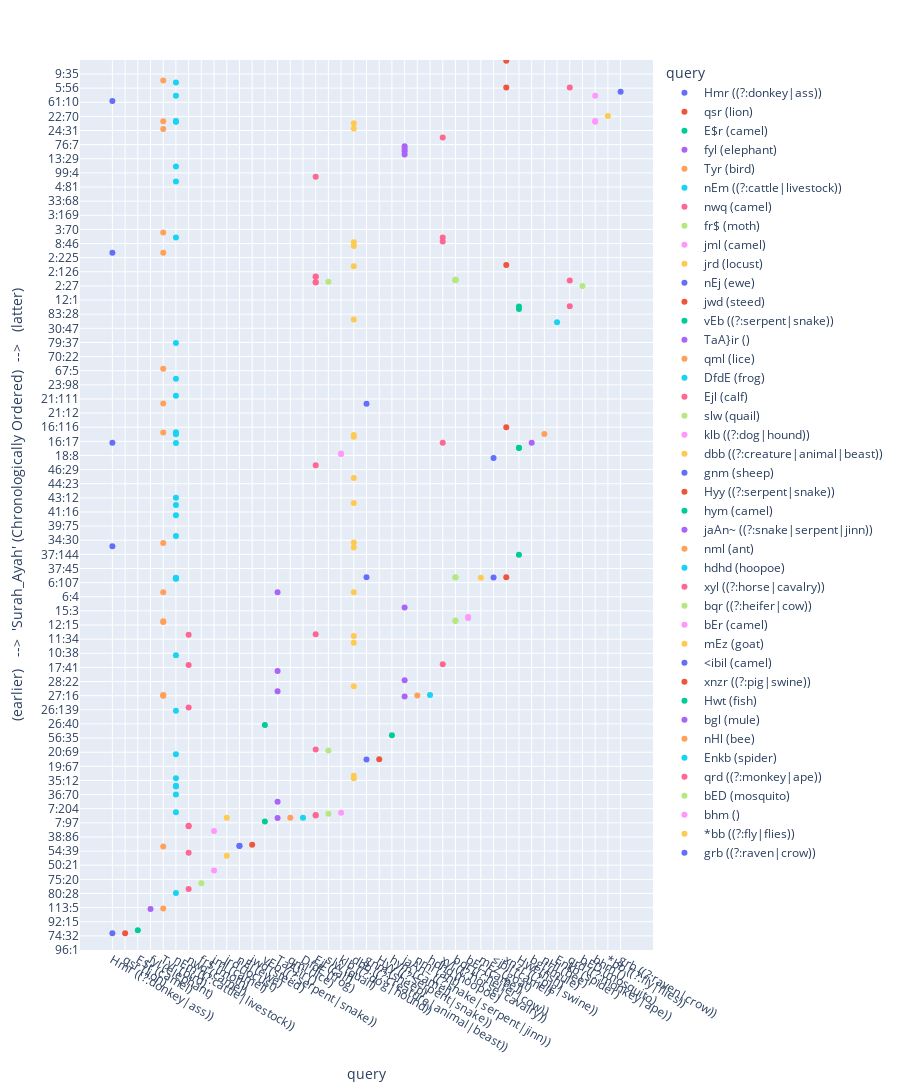

Here is the notebook cell this chart was saved with:
### Markdown cell above
## try aggregate
following script shows names of animals from the above defined list which occur in the Quran:

### Code cell
from qChronolyze import querize

querize(
    
    ### uncomment whichever concept you want to display

    [
        # [{'vrsDis': 0, 'strL': [{'stri': 'maAruwt', 'flt': 'marut'}]}],
        # {'TwE': '(?<!be )[Oo]bey'},
        # *angels,
        # *spirituals,
        # *shirk,
        # *salah
        # *mamluk_yaman
        # *nisa
        # *ahl_kitab
        # *jhd
        # *ruh
        # *fadl
        # *zann,
        *animals,
        # *foreign_vocabs
        
    ],
    
    ### uncomment chosen name for saved obsidian md file
     
    # 'zann',
    # 'spirituals',
    # 'firawn_taghut',
    # 'fadl',
    # 'ruh',
    # 'jhd_qtl',
    # 'ahl_kitab',
    # 'firawn_taghut',
    # 'nisa',
    # 'mamluk_yaman',
    # 'salah',
    # 'obedience',
    # 'shirk',
    # 'iman_islam',
    # "anbiya",
    # "foreign_vocab",
    # "animals",

    ### uncomment chosen tafsir reference language for linking
    # 'Arabic',
    refLng = 'english',
    # 'Bengali',
    # /
    # '1',

    ### uncomment chosen presentation style
    # pres='table',
    pres='plot',

    )
